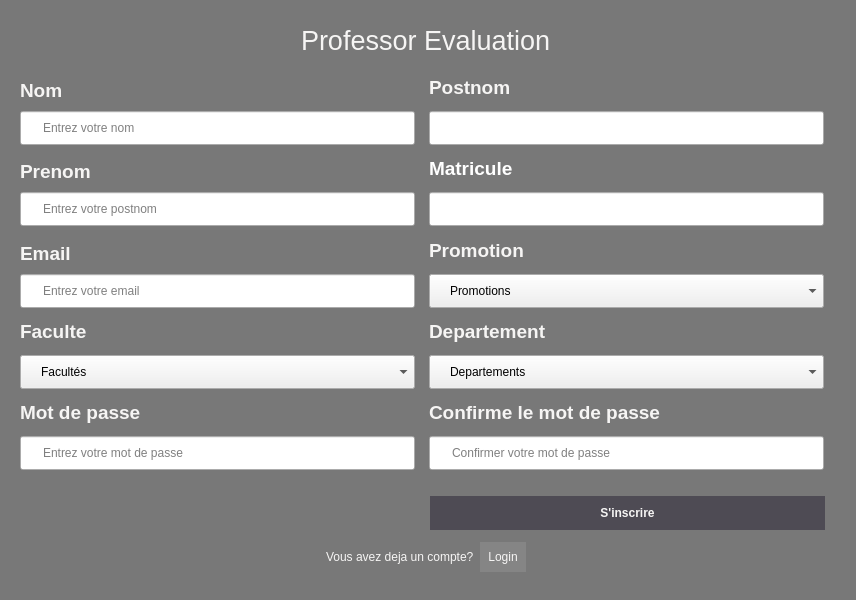
<?xml version="1.0" encoding="UTF-8"?>
<ui version="4.0">
 <class>Dialog</class>
 <widget class="QDialog" name="Dialog">
  <property name="geometry">
   <rect>
    <x>0</x>
    <y>0</y>
    <width>856</width>
    <height>600</height>
   </rect>
  </property>
  <property name="font">
   <font>
    <weight>50</weight>
    <bold>false</bold>
   </font>
  </property>
  <property name="windowTitle">
   <string>Dialog</string>
  </property>
  <widget class="QLabel" name="label">
   <property name="geometry">
    <rect>
     <x>-30</x>
     <y>-30</y>
     <width>921</width>
     <height>741</height>
    </rect>
   </property>
   <property name="text">
    <string/>
   </property>
   <property name="pixmap">
    <pixmap resource="../assets/ressources.qrc">:/images/images/images.jpeg</pixmap>
   </property>
   <property name="scaledContents">
    <bool>true</bool>
   </property>
  </widget>
  <widget class="QLabel" name="label_2">
   <property name="geometry">
    <rect>
     <x>-20</x>
     <y>-20</y>
     <width>911</width>
     <height>731</height>
    </rect>
   </property>
   <property name="styleSheet">
    <string notr="true">background-color: rgba(0, 0, 0, 0.5);</string>
   </property>
   <property name="text">
    <string/>
   </property>
  </widget>
  <widget class="QWidget" name="">
   <property name="geometry">
    <rect>
     <x>20</x>
     <y>70</y>
     <width>811</width>
     <height>502</height>
    </rect>
   </property>
   <layout class="QGridLayout" name="gridLayout_2">
    <item row="0" column="0">
     <layout class="QGridLayout" name="gridLayout">
      <item row="0" column="0">
       <layout class="QVBoxLayout" name="verticalLayout">
        <property name="spacing">
         <number>0</number>
        </property>
        <item>
         <layout class="QHBoxLayout" name="horizontalLayout">
          <item>
           <widget class="QLabel" name="label_3">
            <property name="font">
             <font>
              <pointsize>14</pointsize>
              <weight>75</weight>
              <bold>true</bold>
             </font>
            </property>
            <property name="styleSheet">
             <string notr="true">color: rgb(246, 245, 244);</string>
            </property>
            <property name="text">
             <string>Nom</string>
            </property>
           </widget>
          </item>
          <item>
           <spacer name="horizontalSpacer">
            <property name="orientation">
             <enum>Qt::Horizontal</enum>
            </property>
            <property name="sizeHint" stdset="0">
             <size>
              <width>40</width>
              <height>20</height>
             </size>
            </property>
           </spacer>
          </item>
         </layout>
        </item>
        <item>
         <widget class="QLineEdit" name="lineEdit">
          <property name="minimumSize">
           <size>
            <width>395</width>
            <height>0</height>
           </size>
          </property>
          <property name="maximumSize">
           <size>
            <width>395</width>
            <height>16777215</height>
           </size>
          </property>
          <property name="styleSheet">
           <string notr="true">padding-left: 20;
padding-top:8;
padding-bottom:8;
</string>
          </property>
          <property name="placeholderText">
           <string>Entrez votre nom</string>
          </property>
         </widget>
        </item>
       </layout>
      </item>
      <item row="0" column="1">
       <layout class="QVBoxLayout" name="verticalLayout_8">
        <item>
         <layout class="QHBoxLayout" name="horizontalLayout_8">
          <item>
           <widget class="QLabel" name="label_7">
            <property name="font">
             <font>
              <pointsize>14</pointsize>
              <weight>75</weight>
              <bold>true</bold>
             </font>
            </property>
            <property name="styleSheet">
             <string notr="true">color: rgb(246, 245, 244);</string>
            </property>
            <property name="text">
             <string>Postnom</string>
            </property>
           </widget>
          </item>
          <item>
           <spacer name="horizontalSpacer_8">
            <property name="orientation">
             <enum>Qt::Horizontal</enum>
            </property>
            <property name="sizeHint" stdset="0">
             <size>
              <width>40</width>
              <height>20</height>
             </size>
            </property>
           </spacer>
          </item>
         </layout>
        </item>
        <item>
         <widget class="QLineEdit" name="lineEdit_8">
          <property name="minimumSize">
           <size>
            <width>395</width>
            <height>0</height>
           </size>
          </property>
          <property name="maximumSize">
           <size>
            <width>395</width>
            <height>16777215</height>
           </size>
          </property>
          <property name="styleSheet">
           <string notr="true">padding-left: 20;
padding-top:8;
padding-bottom:8;</string>
          </property>
         </widget>
        </item>
       </layout>
      </item>
      <item row="1" column="0">
       <layout class="QVBoxLayout" name="verticalLayout_2">
        <property name="spacing">
         <number>0</number>
        </property>
        <item>
         <layout class="QHBoxLayout" name="horizontalLayout_2">
          <item>
           <widget class="QLabel" name="label_4">
            <property name="font">
             <font>
              <pointsize>14</pointsize>
              <weight>75</weight>
              <bold>true</bold>
             </font>
            </property>
            <property name="styleSheet">
             <string notr="true">color: rgb(246, 245, 244);</string>
            </property>
            <property name="text">
             <string>Prenom</string>
            </property>
           </widget>
          </item>
          <item>
           <spacer name="horizontalSpacer_2">
            <property name="orientation">
             <enum>Qt::Horizontal</enum>
            </property>
            <property name="sizeHint" stdset="0">
             <size>
              <width>40</width>
              <height>20</height>
             </size>
            </property>
           </spacer>
          </item>
         </layout>
        </item>
        <item>
         <widget class="QLineEdit" name="lineEdit_2">
          <property name="minimumSize">
           <size>
            <width>395</width>
            <height>0</height>
           </size>
          </property>
          <property name="maximumSize">
           <size>
            <width>395</width>
            <height>16777215</height>
           </size>
          </property>
          <property name="styleSheet">
           <string notr="true">padding-left: 20;
padding-top:8;
padding-bottom:8;</string>
          </property>
          <property name="placeholderText">
           <string>Entrez votre postnom</string>
          </property>
         </widget>
        </item>
       </layout>
      </item>
      <item row="1" column="1">
       <layout class="QVBoxLayout" name="verticalLayout_9">
        <item>
         <layout class="QHBoxLayout" name="horizontalLayout_9">
          <item>
           <widget class="QLabel" name="label_11">
            <property name="font">
             <font>
              <pointsize>14</pointsize>
              <weight>75</weight>
              <bold>true</bold>
             </font>
            </property>
            <property name="styleSheet">
             <string notr="true">color: rgb(255, 255, 255);</string>
            </property>
            <property name="text">
             <string>Matricule</string>
            </property>
           </widget>
          </item>
          <item>
           <spacer name="horizontalSpacer_9">
            <property name="orientation">
             <enum>Qt::Horizontal</enum>
            </property>
            <property name="sizeHint" stdset="0">
             <size>
              <width>40</width>
              <height>20</height>
             </size>
            </property>
           </spacer>
          </item>
         </layout>
        </item>
        <item>
         <widget class="QLineEdit" name="lineEdit_9">
          <property name="minimumSize">
           <size>
            <width>395</width>
            <height>0</height>
           </size>
          </property>
          <property name="maximumSize">
           <size>
            <width>395</width>
            <height>16777215</height>
           </size>
          </property>
          <property name="styleSheet">
           <string notr="true">padding-left: 20;
padding-top:8;
padding-bottom:8;</string>
          </property>
         </widget>
        </item>
       </layout>
      </item>
      <item row="2" column="0">
       <layout class="QVBoxLayout" name="verticalLayout_3">
        <property name="spacing">
         <number>0</number>
        </property>
        <item>
         <layout class="QHBoxLayout" name="horizontalLayout_3">
          <item>
           <widget class="QLabel" name="label_5">
            <property name="font">
             <font>
              <pointsize>14</pointsize>
              <weight>75</weight>
              <bold>true</bold>
             </font>
            </property>
            <property name="styleSheet">
             <string notr="true">color: rgb(246, 245, 244);</string>
            </property>
            <property name="text">
             <string>Email</string>
            </property>
           </widget>
          </item>
          <item>
           <spacer name="horizontalSpacer_3">
            <property name="orientation">
             <enum>Qt::Horizontal</enum>
            </property>
            <property name="sizeHint" stdset="0">
             <size>
              <width>40</width>
              <height>20</height>
             </size>
            </property>
           </spacer>
          </item>
         </layout>
        </item>
        <item>
         <widget class="QLineEdit" name="lineEdit_3">
          <property name="minimumSize">
           <size>
            <width>395</width>
            <height>0</height>
           </size>
          </property>
          <property name="maximumSize">
           <size>
            <width>395</width>
            <height>16777215</height>
           </size>
          </property>
          <property name="styleSheet">
           <string notr="true">padding-left: 20;
padding-top:8;
padding-bottom:8;</string>
          </property>
          <property name="placeholderText">
           <string>Entrez votre email</string>
          </property>
         </widget>
        </item>
       </layout>
      </item>
      <item row="2" column="1">
       <layout class="QVBoxLayout" name="verticalLayout_10">
        <item>
         <layout class="QHBoxLayout" name="horizontalLayout_10">
          <item>
           <widget class="QLabel" name="label_12">
            <property name="font">
             <font>
              <pointsize>14</pointsize>
              <weight>75</weight>
              <bold>true</bold>
             </font>
            </property>
            <property name="styleSheet">
             <string notr="true">color: rgb(246, 245, 244);</string>
            </property>
            <property name="text">
             <string>Promotion</string>
            </property>
           </widget>
          </item>
          <item>
           <spacer name="horizontalSpacer_10">
            <property name="orientation">
             <enum>Qt::Horizontal</enum>
            </property>
            <property name="sizeHint" stdset="0">
             <size>
              <width>40</width>
              <height>20</height>
             </size>
            </property>
           </spacer>
          </item>
         </layout>
        </item>
        <item>
         <widget class="QComboBox" name="comboBox_3">
          <property name="minimumSize">
           <size>
            <width>395</width>
            <height>0</height>
           </size>
          </property>
          <property name="maximumSize">
           <size>
            <width>395</width>
            <height>16777215</height>
           </size>
          </property>
          <property name="styleSheet">
           <string notr="true">padding-left: 20;
padding-top:8;
padding-bottom:8;</string>
          </property>
          <item>
           <property name="text">
            <string>Promotions</string>
           </property>
          </item>
          <item>
           <property name="text">
            <string>L1</string>
           </property>
          </item>
          <item>
           <property name="text">
            <string>L2</string>
           </property>
          </item>
          <item>
           <property name="text">
            <string>L3</string>
           </property>
          </item>
          <item>
           <property name="text">
            <string>M1</string>
           </property>
          </item>
          <item>
           <property name="text">
            <string>M2</string>
           </property>
          </item>
          <item>
           <property name="text">
            <string>M3</string>
           </property>
          </item>
          <item>
           <property name="text">
            <string>D1</string>
           </property>
          </item>
          <item>
           <property name="text">
            <string>D2</string>
           </property>
          </item>
          <item>
           <property name="text">
            <string>D3</string>
           </property>
          </item>
         </widget>
        </item>
       </layout>
      </item>
      <item row="3" column="0">
       <layout class="QVBoxLayout" name="verticalLayout_4">
        <item>
         <layout class="QHBoxLayout" name="horizontalLayout_4">
          <item>
           <widget class="QLabel" name="label_6">
            <property name="font">
             <font>
              <pointsize>14</pointsize>
              <weight>75</weight>
              <bold>true</bold>
             </font>
            </property>
            <property name="styleSheet">
             <string notr="true">color: rgb(246, 245, 244);</string>
            </property>
            <property name="text">
             <string>Faculte</string>
            </property>
           </widget>
          </item>
          <item>
           <spacer name="horizontalSpacer_4">
            <property name="orientation">
             <enum>Qt::Horizontal</enum>
            </property>
            <property name="sizeHint" stdset="0">
             <size>
              <width>40</width>
              <height>20</height>
             </size>
            </property>
           </spacer>
          </item>
         </layout>
        </item>
        <item>
         <widget class="QComboBox" name="comboBox">
          <property name="minimumSize">
           <size>
            <width>395</width>
            <height>0</height>
           </size>
          </property>
          <property name="maximumSize">
           <size>
            <width>395</width>
            <height>16777215</height>
           </size>
          </property>
          <property name="styleSheet">
           <string notr="true">padding-left: 20;
padding-top:8;
padding-bottom:8;</string>
          </property>
          <item>
           <property name="text">
            <string>Facultés</string>
           </property>
          </item>
          <item>
           <property name="text">
            <string>Faculté de Pédagogie et Didactique des Disciplines</string>
           </property>
          </item>
          <item>
           <property name="text">
            <string>Faculté des Sciences et Technologies</string>
           </property>
          </item>
          <item>
           <property name="text">
            <string>Faculté des Sciences de la Santé</string>
           </property>
          </item>
          <item>
           <property name="text">
            <string>Faculté des Lettres et Sciences Humaines</string>
           </property>
          </item>
          <item>
           <property name="text">
            <string>Faculté de Psychologie et Sciences de l'Éducation</string>
           </property>
          </item>
          <item>
           <property name="text">
            <string>Faculté des Sciences Économiques et de Gestion</string>
           </property>
          </item>
          <item>
           <property name="text">
            <string>Faculté des Sciences Agronomiques</string>
           </property>
          </item>
          <item>
           <property name="text">
            <string>Faculté de Médecine Vétérinaire</string>
           </property>
          </item>
          <item>
           <property name="text">
            <string>Faculté des Sciences Sociales, Administratives et Politiques</string>
           </property>
          </item>
          <item>
           <property name="text">
            <string>Faculté des Sciences Juridiques</string>
           </property>
          </item>
          <item>
           <property name="text">
            <string>École de Télécommunication et Télédétection Spatiale</string>
           </property>
          </item>
         </widget>
        </item>
       </layout>
      </item>
      <item row="3" column="1">
       <layout class="QVBoxLayout" name="verticalLayout_11">
        <item>
         <layout class="QHBoxLayout" name="horizontalLayout_11">
          <item>
           <widget class="QLabel" name="label_13">
            <property name="font">
             <font>
              <pointsize>14</pointsize>
              <weight>75</weight>
              <bold>true</bold>
             </font>
            </property>
            <property name="styleSheet">
             <string notr="true">color: rgb(246, 245, 244);</string>
            </property>
            <property name="text">
             <string>Departement</string>
            </property>
           </widget>
          </item>
          <item>
           <spacer name="horizontalSpacer_11">
            <property name="orientation">
             <enum>Qt::Horizontal</enum>
            </property>
            <property name="sizeHint" stdset="0">
             <size>
              <width>40</width>
              <height>20</height>
             </size>
            </property>
           </spacer>
          </item>
         </layout>
        </item>
        <item>
         <widget class="QComboBox" name="comboBox_2">
          <property name="minimumSize">
           <size>
            <width>395</width>
            <height>0</height>
           </size>
          </property>
          <property name="maximumSize">
           <size>
            <width>395</width>
            <height>16777215</height>
           </size>
          </property>
          <property name="styleSheet">
           <string notr="true">padding-left: 20;
padding-top:8;
padding-bottom:8;</string>
          </property>
          <item>
           <property name="text">
            <string>Departements</string>
           </property>
          </item>
          <item>
           <property name="text">
            <string>Mathematique statistique et informatique</string>
           </property>
          </item>
          <item>
           <property name="text">
            <string>Geographie</string>
           </property>
          </item>
          <item>
           <property name="text">
            <string>Langue</string>
           </property>
          </item>
          <item>
           <property name="text">
            <string>Economie</string>
           </property>
          </item>
         </widget>
        </item>
       </layout>
      </item>
      <item row="4" column="0">
       <layout class="QVBoxLayout" name="verticalLayout_12">
        <item>
         <layout class="QHBoxLayout" name="horizontalLayout_12">
          <item>
           <widget class="QLabel" name="label_14">
            <property name="font">
             <font>
              <pointsize>14</pointsize>
              <weight>75</weight>
              <bold>true</bold>
             </font>
            </property>
            <property name="styleSheet">
             <string notr="true">color: rgb(246, 245, 244);</string>
            </property>
            <property name="text">
             <string>Mot de passe</string>
            </property>
           </widget>
          </item>
          <item>
           <spacer name="horizontalSpacer_12">
            <property name="orientation">
             <enum>Qt::Horizontal</enum>
            </property>
            <property name="sizeHint" stdset="0">
             <size>
              <width>40</width>
              <height>20</height>
             </size>
            </property>
           </spacer>
          </item>
         </layout>
        </item>
        <item>
         <widget class="QLineEdit" name="lineEdit_12">
          <property name="minimumSize">
           <size>
            <width>395</width>
            <height>0</height>
           </size>
          </property>
          <property name="maximumSize">
           <size>
            <width>395</width>
            <height>16777215</height>
           </size>
          </property>
          <property name="styleSheet">
           <string notr="true">padding-left: 20;
padding-top:8;
padding-bottom:8;</string>
          </property>
          <property name="inputMethodHints">
           <set>Qt::ImhHiddenText</set>
          </property>
          <property name="inputMask">
           <string/>
          </property>
          <property name="placeholderText">
           <string>Entrez votre mot de passe</string>
          </property>
         </widget>
        </item>
       </layout>
      </item>
      <item row="4" column="1">
       <layout class="QVBoxLayout" name="verticalLayout_13">
        <item>
         <layout class="QHBoxLayout" name="horizontalLayout_13">
          <item>
           <widget class="QLabel" name="label_15">
            <property name="font">
             <font>
              <pointsize>14</pointsize>
              <weight>75</weight>
              <bold>true</bold>
             </font>
            </property>
            <property name="styleSheet">
             <string notr="true">color: rgb(246, 245, 244);</string>
            </property>
            <property name="text">
             <string>Confirme le mot de passe</string>
            </property>
           </widget>
          </item>
          <item>
           <spacer name="horizontalSpacer_13">
            <property name="orientation">
             <enum>Qt::Horizontal</enum>
            </property>
            <property name="sizeHint" stdset="0">
             <size>
              <width>40</width>
              <height>20</height>
             </size>
            </property>
           </spacer>
          </item>
         </layout>
        </item>
        <item>
         <widget class="QLineEdit" name="lineEdit_13">
          <property name="minimumSize">
           <size>
            <width>395</width>
            <height>0</height>
           </size>
          </property>
          <property name="maximumSize">
           <size>
            <width>395</width>
            <height>16777215</height>
           </size>
          </property>
          <property name="styleSheet">
           <string notr="true">padding-left: 20;
padding-top:8;
padding-bottom:8;</string>
          </property>
          <property name="placeholderText">
           <string>Confirmer votre mot de passe</string>
          </property>
         </widget>
        </item>
       </layout>
      </item>
     </layout>
    </item>
    <item row="1" column="0">
     <layout class="QHBoxLayout" name="horizontalLayout_14">
      <property name="leftMargin">
       <number>6</number>
      </property>
      <property name="topMargin">
       <number>20</number>
      </property>
      <property name="rightMargin">
       <number>6</number>
      </property>
      <property name="bottomMargin">
       <number>6</number>
      </property>
      <item>
       <spacer name="horizontalSpacer_14">
        <property name="orientation">
         <enum>Qt::Horizontal</enum>
        </property>
        <property name="sizeHint" stdset="0">
         <size>
          <width>40</width>
          <height>20</height>
         </size>
        </property>
       </spacer>
      </item>
      <item>
       <widget class="QPushButton" name="pushButton">
        <property name="minimumSize">
         <size>
          <width>395</width>
          <height>0</height>
         </size>
        </property>
        <property name="maximumSize">
         <size>
          <width>200</width>
          <height>16777215</height>
         </size>
        </property>
        <property name="font">
         <font>
          <weight>75</weight>
          <bold>true</bold>
         </font>
        </property>
        <property name="styleSheet">
         <string notr="true">background-color: rgba(36, 31, 49,0.5);
color: rgb(246, 245, 244);
border: none;
padding: 10;</string>
        </property>
        <property name="text">
         <string>S'inscrire</string>
        </property>
       </widget>
      </item>
     </layout>
    </item>
    <item row="2" column="0">
     <layout class="QHBoxLayout" name="horizontalLayout_15">
      <item>
       <spacer name="horizontalSpacer_15">
        <property name="orientation">
         <enum>Qt::Horizontal</enum>
        </property>
        <property name="sizeHint" stdset="0">
         <size>
          <width>40</width>
          <height>20</height>
         </size>
        </property>
       </spacer>
      </item>
      <item>
       <widget class="QLabel" name="label_16">
        <property name="styleSheet">
         <string notr="true">color: rgb(246, 245, 244);</string>
        </property>
        <property name="text">
         <string>Vous avez deja un compte?</string>
        </property>
       </widget>
      </item>
      <item>
       <widget class="QPushButton" name="pushButton_2">
        <property name="styleSheet">
         <string notr="true">background-color: rgba(255, 255, 255,0.10);
color: rgb(246, 245, 244);
border: none;
padding : 8</string>
        </property>
        <property name="text">
         <string>Login</string>
        </property>
       </widget>
      </item>
      <item>
       <spacer name="horizontalSpacer_16">
        <property name="orientation">
         <enum>Qt::Horizontal</enum>
        </property>
        <property name="sizeHint" stdset="0">
         <size>
          <width>40</width>
          <height>20</height>
         </size>
        </property>
       </spacer>
      </item>
     </layout>
    </item>
   </layout>
  </widget>
  <widget class="QWidget" name="">
   <property name="geometry">
    <rect>
     <x>20</x>
     <y>20</y>
     <width>811</width>
     <height>41</height>
    </rect>
   </property>
   <layout class="QHBoxLayout" name="horizontalLayout_16">
    <item>
     <spacer name="horizontalSpacer_17">
      <property name="orientation">
       <enum>Qt::Horizontal</enum>
      </property>
      <property name="sizeHint" stdset="0">
       <size>
        <width>40</width>
        <height>20</height>
       </size>
      </property>
     </spacer>
    </item>
    <item>
     <widget class="QLabel" name="label_18">
      <property name="font">
       <font>
        <pointsize>20</pointsize>
        <weight>50</weight>
        <bold>false</bold>
       </font>
      </property>
      <property name="styleSheet">
       <string notr="true">color: rgb(246, 245, 244);</string>
      </property>
      <property name="text">
       <string>Professor Evaluation</string>
      </property>
     </widget>
    </item>
    <item>
     <spacer name="horizontalSpacer_18">
      <property name="orientation">
       <enum>Qt::Horizontal</enum>
      </property>
      <property name="sizeHint" stdset="0">
       <size>
        <width>40</width>
        <height>20</height>
       </size>
      </property>
     </spacer>
    </item>
   </layout>
  </widget>
 </widget>
 <resources>
  <include location="../assets/ressources.qrc"/>
 </resources>
 <connections/>
</ui>
